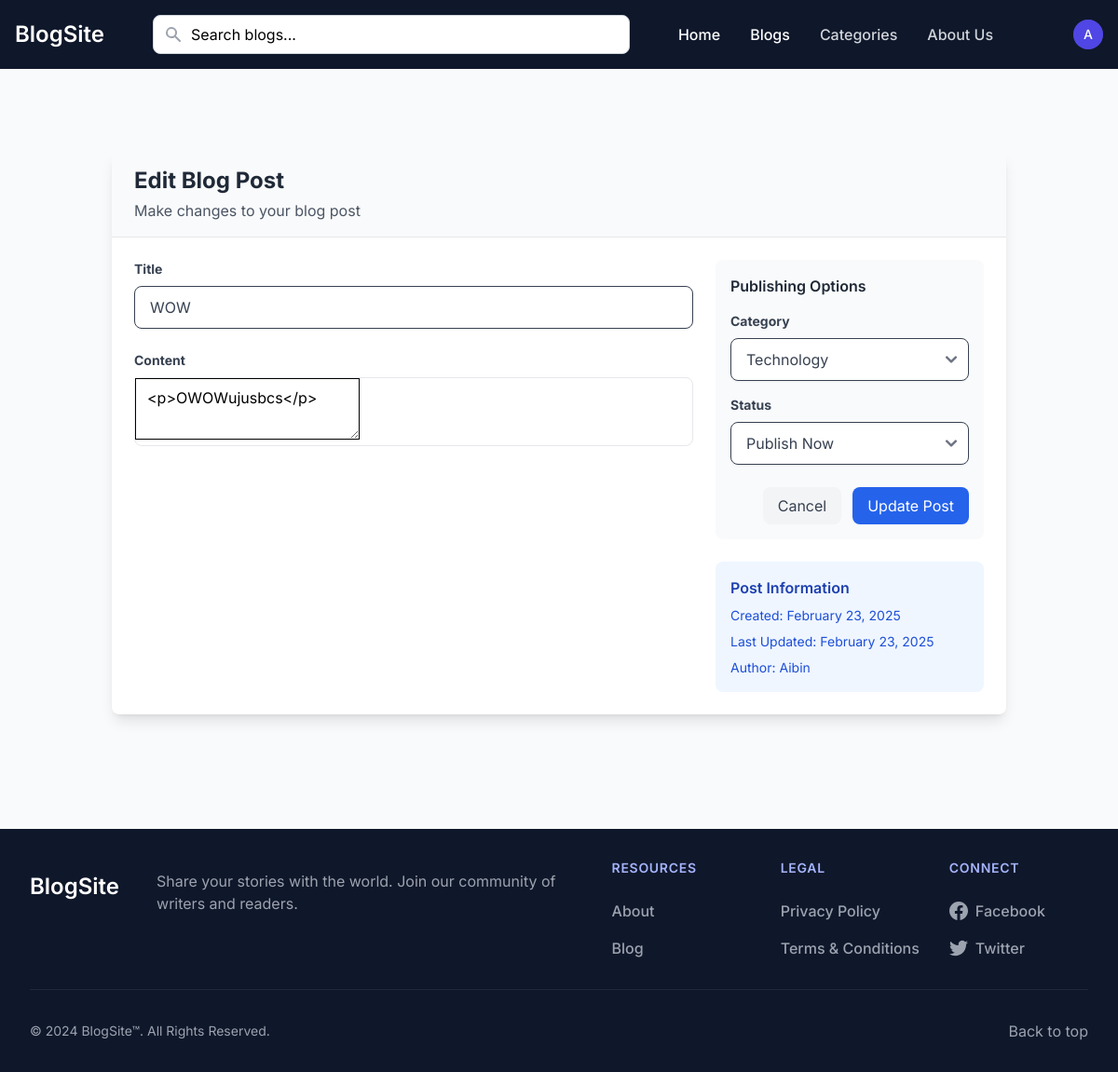
The page /edit-blog/2 (signed in) on the database its author committed.
### app.py (models this page shows, shortened)
class User(UserMixin, db.Model):
    id = db.Column(db.Integer, primary_key=True)
    name = db.Column(db.String(100), nullable=False)
    email = db.Column(db.String(120), unique=True, nullable=False)
    password = db.Column(db.String(200), nullable=False)
    is_admin = db.Column(db.Boolean, default=False)
    created_at = db.Column(db.DateTime, nullable=False, default=datetime.utcnow)
    updated_at = db.Column(db.DateTime, default=datetime.utcnow, onupdate=datetime.utcnow)

class Blog(db.Model):
    id = db.Column(db.Integer, primary_key=True)
    title = db.Column(db.String(200), nullable=False)
    content = db.Column(db.Text, nullable=False)
    author_id = db.Column(db.Integer, db.ForeignKey('user.id'), nullable=False)
    category_id = db.Column(db.Integer, db.ForeignKey('category.id'), nullable=False)
    status = db.Column(db.String(20), default='draft')
    moderation_status = db.Column(db.String(20), default='pending')
    moderation_comment = db.Column(db.Text)
    moderated_by = db.Column(db.Integer, db.ForeignKey('user.id'))
    moderated_at = db.Column(db.DateTime)
    created_at = db.Column(db.DateTime, default=datetime.utcnow)
    updated_at = db.Column(db.DateTime, default=datetime.utcnow, onupdate=datetime.utcnow)
    comments = db.relationship('Comment', backref='blog', lazy=True)
    likes = db.relationship('Like', backref='blog', lazy=True)
    author = db.relationship('User', foreign_keys=[author_id], backref='blogs')
    moderator = db.relationship('User', foreign_keys=[moderated_by], backref='moderated_blogs')

### app.py (the view, shortened to what this page needs)
@app.route('/edit-blog/<int:blog_id>', methods=['GET', 'POST'])
@login_required
def edit_blog(blog_id):
    blog = Blog.query.get_or_404(blog_id)
    if blog.author_id != current_user.id:
        flash('You cannot edit this blog')
        return redirect(url_for('home'))
    categories = Category.query.all()
    return render_template('edit_blog.html', blog=blog, categories=categories, user=current_user)

### app.py (called while the page is built)
@app.context_processor
def utility_processor():
    return {
        'POSTS_PER_PAGE': app.config['POSTS_PER_PAGE'],
        'min': min  # Make min() function available in templates
    }

@login_manager.user_loader
def load_user(user_id):
    return User.query.get(int(user_id))

### templates/edit_blog.html (shortened to what this page needs)
{% extends "base.html" %}
{% block content %}
<div class="max-w-5xl mx-auto my-10 px-4">
    <div class="bg-white rounded-lg shadow-lg overflow-hidden">
        <div class="bg-gray-50 border-b px-6 py-4">
            <h2 class="text-2xl font-bold text-gray-800">Edit Blog Post</h2>
            <p class="text-gray-600 mt-1">Make changes to your blog post</p>
        </div>
        <form method="POST" class="p-6">
            <div class="grid grid-cols-1 md:grid-cols-3 gap-6">
                <div class="md:col-span-2 space-y-6">
                    <div>
                        <label class="block text-gray-700 text-sm font-bold mb-2" for="title">
                            Title
                        </label>
                        <input class="shadow-sm appearance-none border rounded-lg w-full py-3 px-4 text-gray-700 leading-tight focus:outline-none focus:ring-2 focus:ring-blue-500 focus:border-transparent"
                               id="title" name="title" type="text" required
                               value="{{ blog.title }}">
                    </div>
                    <div>
                        <label class="block text-gray-700 text-sm font-bold mb-2" for="content">
                            Content
                        </label>
                        <div class="border rounded-lg">
                            <textarea id="editor" name="content">{{ blog.content|safe }}</textarea>
                        </div>
                    </div>
                </div>
                <div class="space-y-6 mt-6 md:mt-0">
                    <div class="bg-gray-50 rounded-lg p-4">
                        <h3 class="font-semibold text-gray-800 mb-4">Publishing Options</h3>
                        <div class="mb-4">
                            <label class="block text-gray-700 text-sm font-bold mb-2" for="category">
                                Category
                            </label>
                            <select class="shadow-sm border rounded-lg w-full py-2.5 px-4 text-gray-700 focus:outline-none focus:ring-2 focus:ring-blue-500 focus:border-transparent"
                                    id="category" name="category" required>
                                {% for category in categories %}
                                    <option value="{{ category.id }}" {{ 'selected' if category.id == blog.category_id else '' }}>
                                        {{ category.name }}
                                    </option>
                                {% endfor %}
                            </select>
                        </div>
                        <div class="mb-4">
                            <label class="block text-gray-700 text-sm font-bold mb-2" for="status">
                                Status
                            </label>
                            <select class="shadow-sm border rounded-lg w-full py-2.5 px-4 text-gray-700 focus:outline-none focus:ring-2 focus:ring-blue-500 focus:border-transparent"
                                    id="status" name="status">
                                <option value="published" {{ 'selected' if blog.status == 'published' else '' }}>Publish Now</option>
                            </select>
                        </div>
                        <div class="flex items-center justify-end mt-6 space-x-3">
                            <a href="{{ url_for('view_blog', blog_id=blog.id) }}"
                               class="px-4 py-2 text-gray-700 bg-gray-100 rounded-lg hover:bg-gray-200 focus:outline-none focus:ring-2 focus:ring-gray-400">
                                Cancel
                            </a>
                            <button type="submit"
                                    class="px-4 py-2 bg-blue-600 text-white rounded-lg hover:bg-blue-700 focus:outline-none focus:ring-2 focus:ring-blue-500">
                                Update Post
                            </button>
                        </div>
                    </div>
                    <div class="bg-blue-50 rounded-lg p-4">
                        <h4 class="font-semibold text-blue-800 mb-2">Post Information</h4>
                        <ul class="text-sm text-blue-700 space-y-2">
                            <li>Created: {{ blog.created_at.strftime('%B %d, %Y') }}</li>
                            <li>Last Updated: {{ blog.updated_at.strftime('%B %d, %Y') }}</li>
                            <li>Author: {{ blog.author.name }}</li>
                        </ul>
                    </div>
                </div>
            </div>
        </form>
    </div>
</div>
{% endblock %}

### templates/base.html (shortened to what this page needs)
<!DOCTYPE html>
<html lang="en">
<head>
    <link href="{{ url_for('static', filename='dist/css/output.css') }}" rel="stylesheet">
</head>
<body class="bg-gray-50">
    <nav class="bg-slate-900">
        <div class="max-w-screen-xl flex flex-wrap items-center justify-between mx-auto p-4">
            <a href="/" class="flex items-center space-x-3 rtl:space-x-reverse">
                <span class="self-center text-2xl font-semibold whitespace-nowrap text-white">BlogSite</span>
            </a>
            <div class="flex items-center md:order-2">
                {% if current_user.is_authenticated %}
                    <button type="button"
                            class="flex text-sm bg-slate-700 rounded-full md:me-0 focus:ring-4 focus:ring-indigo-500"
                            id="user-menu-button"
                            aria-expanded="false"
                            data-dropdown-toggle="user-dropdown"
                            data-dropdown-placement="bottom"
                            style="margin-left: 50px;">
                        <div class="w-8 h-8 rounded-full bg-indigo-600 flex items-center justify-center">
                            <span class="text-white font-medium">{{ current_user.name[:1] }}</span>
                        </div>
                    </button>
                {% else %}
                    <a href="{{ url_for('login') }}"
                        style="margin-left: 50px;"
                       class="text-white bg-indigo-600 hover:bg-indigo-700 focus:ring-4 focus:outline-none focus:ring-indigo-300 font-medium rounded-lg text-sm px-4 py-2 text-center shadow-sm">
                        Login
                    </a>
                {% endif %}
            </div>
            <div class="items-center justify-between hidden w-full md:flex md:w-auto md:order-1 bg-slate-900" id="navbar-cta">
                <ul class="flex flex-col font-medium p-4 md:p-0 mt-4 rounded-lg md:space-x-8 rtl:space-x-reverse md:flex-row md:mt-0">
                    <li>
                        <a href="/" class="block py-2 px-3 md:p-0 text-white hover:text-indigo-300" aria-current="page">Home</a>
                    </li>
                    <li>
                        <a href="{{url_for('all_blogs')}}" class="block py-2 px-3 md:p-0 text-white hover:text-indigo-300" aria-current="page">Blogs</a>
                    </li>
                    {% if user.is_admin %}
                    <li>
                        <a href="{{ url_for('list_categories') }}" class="block py-2 px-3 md:p-0 text-gray-300 hover:text-indigo-300">Categories</a>
                    </li>
                    {% endif %}
                    <li>
                        <a href="#" class="block py-2 px-3 md:p-0 text-gray-300 hover:text-indigo-300">About Us</a>
                    </li>
                </ul>
            </div>
            <div class="flex-1 max-w-lg mx-4 relative">
                <form action="{{ url_for('search') }}" method="GET" class="relative">
                    <div class="relative">
                        <input type="text" name="q"
                               class="w-full px-4 py-2 pl-10 pr-4 rounded-lg border border-gray-300 focus:outline-none focus:ring-2 focus:ring-indigo-500 focus:border-indigo-500"
                               id="searchInput"
                               placeholder="Search blogs..."
                               autocomplete="off"
                               value="{{ request.args.get('q', '') }}">
                        <div class="absolute inset-y-0 left-0 pl-3 flex items-center pointer-events-none">
                        </div>
                    </div>
                </form>
            </div>
        </div>
    </nav>
    <main class="container mx-auto px-4 py-8 min-h-screen">
        {% block content %}{% endblock %}
    </main>
    <footer class="bg-slate-900 text-white">
        <div class="mx-auto w-full max-w-screen-xl p-8">
            <div class="md:flex md:justify-between">
                <div class="mb-6 md:mb-0">
                    <a href="/" class="flex items-center space-y-3">
                        <span class="self-center text-2xl font-semibold whitespace-nowrap text-white">BlogSite</span>
                        <p class="text-gray-400 mt-4 max-w-md" style="margin-left: 40px;">Share your stories with the world. Join our community of writers and readers.</p>
                    </a>
                </div>
                <div class="grid grid-cols-2 gap-12 sm:gap-8 sm:grid-cols-3">
                    <div>
                        <h2 class="mb-6 text-sm font-semibold text-indigo-300 uppercase tracking-wider">Resources</h2>
                        <ul class="text-gray-400 font-medium space-y-4">
                            <li class="mb-4">
                                <a href="#" class="hover:text-indigo-300 transition-colors duration-200">About</a>
                            </li>
                            <li>
                                <a href="#" class="hover:text-indigo-300 transition-colors duration-200">Blog</a>
                            </li>
                        </ul>
                    </div>
                    <div>
                        <h2 class="mb-6 text-sm font-semibold text-indigo-300 uppercase tracking-wider">Legal</h2>
                        <ul class="text-gray-400 font-medium space-y-4">
                            <li class="mb-4">
                                <a href="#" class="hover:text-indigo-300 transition-colors duration-200">Privacy Policy</a>
                            </li>
                            <li>
                                <a href="#" class="hover:text-indigo-300 transition-colors duration-200">Terms &amp; Conditions</a>
                            </li>
                        </ul>
                    </div>
                    <div>
                        <h2 class="mb-6 text-sm font-semibold text-indigo-300 uppercase tracking-wider">Connect</h2>
                        <ul class="text-gray-400 font-medium space-y-4">
                            <li>
                                <a href="#" class="hover:text-indigo-300 transition-colors duration-200 flex items-center">
                                    Facebook
                                </a>
                            </li>
                            <li>
                                <a href="#" class="hover:text-indigo-300 transition-colors duration-200 flex items-center">
                                    Twitter
                                </a>
                            </li>
                        </ul>
                    </div>
                </div>
            </div>
            <hr class="my-8 border-slate-800" />
            <div class="sm:flex sm:items-center sm:justify-between">
                <span class="text-sm text-gray-400 sm:text-center">© 2024 BlogSite™. All Rights Reserved.</span>
                <div class="flex mt-4 sm:mt-0">
                    <a href="#" class="text-gray-400 hover:text-indigo-300 transition-colors duration-200">
                        Back to top
                    </a>
                </div>
            </div>
        </div>
    </footer>
</body>
</html>

### templates/base.html (style rules this page uses)
body { font-family: 'Inter', sans-serif; }

### rows shown on the page
User: name "A", author.name "Aibin"
Blog: title "WOW", content "<p>OWOWujusbcs</p>", created_at "February 23, 2025", updated_at "February 23, 2025"

### other values the page prints
form field category "Technology"
